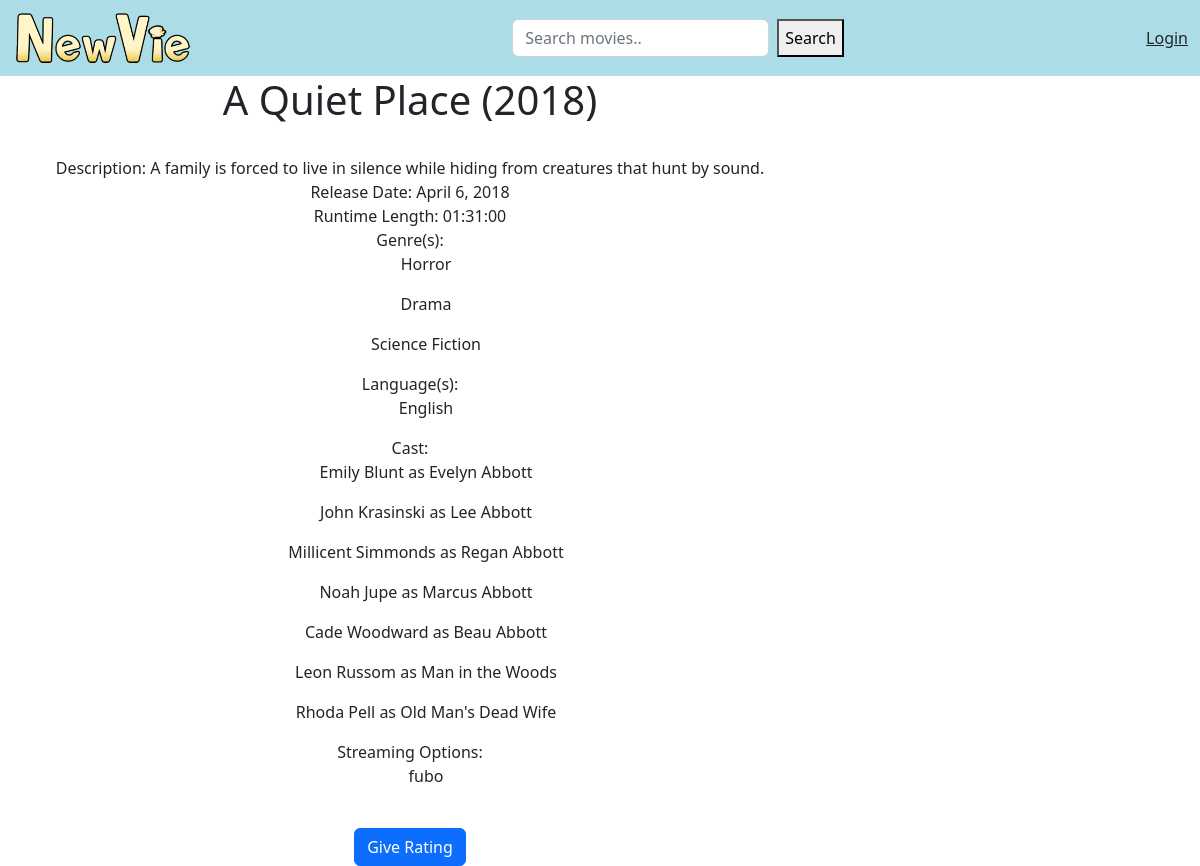
/show_movie/4, run on the app's committed database.
### app/models.py (models this page shows)
class Movie(models.Model):
    title = models.CharField(max_length=150)
    description = models.TextField()
    release_date = models.DateField()
    runtime_length = models.CharField(max_length=8) #HH:MM:SS
    genres = models.ManyToManyField(Genre)
    languages = models.ManyToManyField(Language)
    cast_members = models.ManyToManyField(Cast)
    streaming_options = models.ManyToManyField(StreamingOption, blank=True)
    tmdb_id = models.IntegerField()
    def __str__(self):
        return self.title + " (" + str(self.release_date)[:4] + ")"

class Genre(models.Model):
    genre = models.CharField(max_length=70)
    def __str__(self):
        return self.genre

class Language(models.Model):
    language = models.CharField(max_length=70)
    def __str__(self):
        return self.language

class Cast(models.Model):
    first_name = models.CharField(max_length=30)
    middle_name = models.CharField(max_length=30, blank=True)
    last_name = models.CharField(max_length=30)
    role = models.CharField(max_length=70)
    def __str__(self):
        return self.first_name + " " + self.last_name + " as " + self.role

class StreamingOption(models.Model):
    streaming_option = models.CharField('Streaming Options', max_length=70)
    def __str__(self):
        return self.streaming_option

### app/views.py (the view)
# urls.py: path('show_movie/<movie_id>', views.show_movie, name="show-movie"),
def show_movie(request, movie_id):
    movie = Movie.objects.get(pk=movie_id)
    genres = Movie.objects.get(pk=movie_id).genres.all()
    languages = Movie.objects.get(pk=movie_id).languages.all()
    cast_members = Movie.objects.get(pk=movie_id).cast_members.all()
    streaming_options = Movie.objects.get(pk=movie_id).streaming_options.all()
    return render(request, 'app/show_movie.html',
    {'movie': movie, 'genres': genres, 'languages': languages, 'cast_members': cast_members, 'streaming_options': streaming_options})

### app/templates/app/show_movie.html (shortened to what this page needs)
{% extends 'app/base.html' %}
{% block content %}
    <center>
    <h1>{{ movie }}</h1>
    <br/>
    Description: {{ movie.description }}<br/>
    Release Date: {{ movie.release_date }}<br/>
    Runtime Length: {{ movie.runtime_length }}<br/>
    Genre(s):
    {% for genre in genres %}
    <ul>{{ genre }}</ul>
    {% endfor %}
    Language(s):
    {% for language in languages %}
    <ul>{{ language }}</ul>
    {% endfor %}
    Cast:
    {% for cast_member in cast_members %}
    <ul>{{ cast_member }}</ul>
    {% endfor %}
    Streaming Options:
    {% if streaming_options %}
    {% for streaming_option in streaming_options %}
    <ul>{{ streaming_option }}</ul>
    {% endfor %}
    {% endif %}
    <br/>
    <button type="button" class="btn btn-primary" data-bs-toggle="modal" data-bs-target="#give-rating">
        Give Rating
    </button>
    </center>
{% endblock %}

### data on the page
Movie: title+release_date "A Quiet Place (2018)", description "A family is forced to live in silence while hiding from creatures that hunt by sound.", release_date "April 6, 2018", runtime_length "01:31:00"
Genre: genre "Horror"
Genre: genre "Drama"
Genre: genre "Science Fiction"
Language: language "English"
Cast: first_name+last_name+role "Emily Blunt as Evelyn Abbott"
Cast: first_name+last_name+role "John Krasinski as Lee Abbott"
Cast: first_name+last_name+role "Millicent Simmonds as Regan Abbott"
Cast: first_name+last_name+role "Noah Jupe as Marcus Abbott"
Cast: first_name+last_name+role "Cade Woodward as Beau Abbott"
Cast: first_name+last_name+role "Leon Russom as Man in the Woods"
Cast: first_name+last_name+role "Rhoda Pell as Old Man's Dead Wife"
StreamingOption: streaming_option "fubo"
